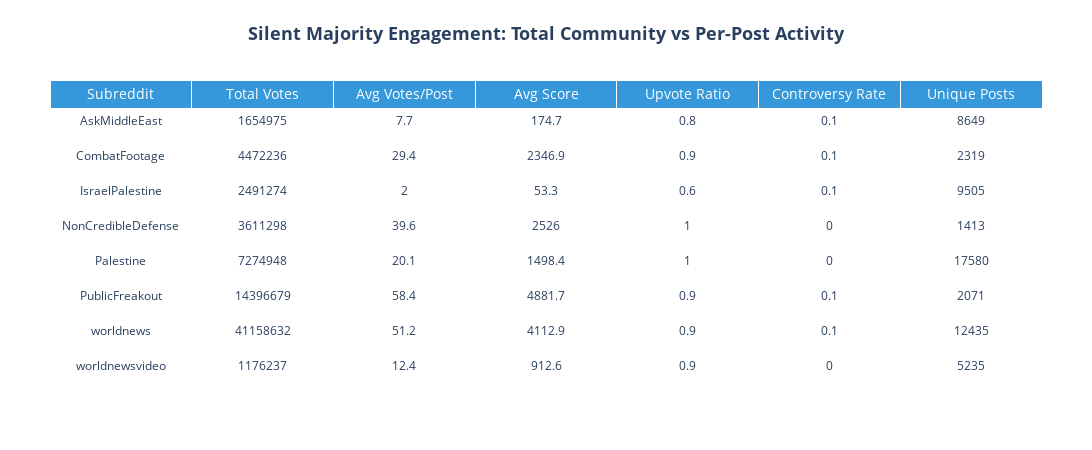
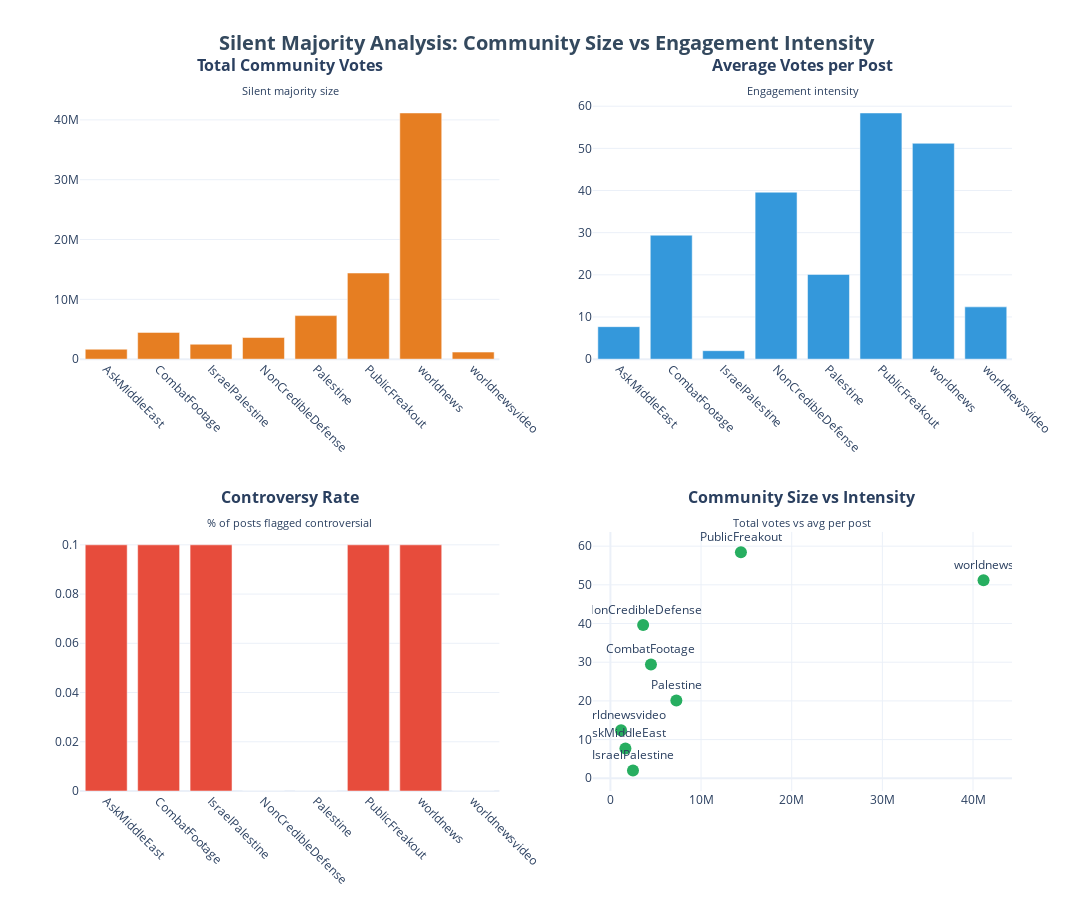

The cell these charts' notebook holds for them, in order:
### Markdown cell above
### **Engagement Patterns**

The analysis below examines engagement patterns to understand not just who 
writes, but who votes. Many Reddit users never comment but express their 
stance through upvotes and downvotes—this "silent majority" represents a 
crucial dimension of public opinion that pure comment analysis would miss.

**Why engagement metrics matter:** A post with 50 comments might seem moderately 
important, but if it has 5,000 upvotes and 2,000 downvotes, it's clearly 
resonating with thousands of silent users who feel strongly enough to vote 
but don't engage in written discussion.

**What we're measuring:**
- **Post scores:** Net community sentiment (upvotes minus downvotes)
- **Upvote ratios:** How divisive content is (lower = more polarizing)
- **Ups/downs patterns:** Raw voting behavior showing silent user engagement
- **Controversiality rates:** Where the silent majority is most divided

**The silent majority insight:** Comments show us what the vocal minority 
discusses, but votes show us what the broader community actually feels. 
Understanding voting patterns helps us capture stance signals from users who 
read, react, and judge content without ever writing a word.

**Expected patterns:** We anticipate seeing communities where voting volume 
far exceeds comment volume, revealing large silent audiences with clear 
stance preferences that traditional text analysis would completely miss.

### Code cell
# Engagement statistics analysis (using original dataset)
print("Analyzing engagement patterns by subreddit...")

# Get top subreddits for focused analysis
top_subs = df['subreddit'].value_counts().head(8).index
df_top = df[df['subreddit'].isin(top_subs)]

# Calculate total votes first
df_top['total_votes'] = df_top['ups'] + df_top['downs']

# Calculate key engagement metrics per subreddit
engagement_stats = df_top.groupby('subreddit').agg({
    'post_score': 'mean',
    'post_upvote_ratio': 'mean', 
    'ups': 'sum',  # Total ups for entire subreddit
    'downs': 'sum',  # Total downs for entire subreddit
    'total_votes': ['sum', 'mean'],  # Both total and average
    'controversiality': 'mean',
    'post_id': 'nunique'
}).round(1)

# Flatten column names
engagement_stats.columns = [
    'avg_score', 'avg_upvote_ratio', 'total_ups', 'total_downs', 
    'total_votes_sum', 'total_votes_mean', 'controversy_rate', 'unique_posts'
]

# Reset index
engagement_stats = engagement_stats.reset_index()

# Create readable display with both total and average votes
engagement_display = pd.DataFrame({
    'Subreddit': engagement_stats['subreddit'],
    'Total Votes': engagement_stats['total_votes_sum'].astype(int),  # Total votes across all posts
    'Avg Votes/Post': engagement_stats['total_votes_mean'].round(1),  # Average votes per post
    'Avg Score': engagement_stats['avg_score'].round(1),
    'Upvote Ratio': engagement_stats['avg_upvote_ratio'].round(3),
    'Controversy Rate': engagement_stats['controversy_rate'].round(3),
    'Unique Posts': engagement_stats['unique_posts'].astype(int)
})

# Create clean engagement table
fig = go.Figure(data=[go.Table(
    header=dict(
        values=list(engagement_display.columns),
        fill_color=PRIMARY_BLUE,
        font=dict(size=14, color='white'),
        align='center'
    ),
    cells=dict(
        values=[engagement_display[col] for col in engagement_display.columns],
        fill_color='white',
        font=dict(size=12),
        align='center',
        height=35
    )
)])

fig.update_layout(
    title=dict(text='<b>Silent Majority Engagement: Total Community vs Per-Post Activity</b>', x=0.5, xanchor='center', font=dict(size=18)),
    height=450,
    width=1400,
    margin=dict(l=50, r=50, t=80, b=50)
)
fig.show()

# Create visualization highlighting both metrics
fig2 = make_subplots(
    rows=2, cols=2,
    subplot_titles=[
        '<b>Total Community Votes</b><br><sub>Silent majority size</sub>', 
        '<b>Average Votes per Post</b><br><sub>Engagement intensity</sub>', 
        '<b>Controversy Rate</b><br><sub>% of posts flagged controversial</sub>', 
        '<b>Community Size vs Intensity</b><br><sub>Total votes vs avg per post</sub>'
    ],
    specs=[[{"type": "bar"}, {"type": "bar"}], [{"type": "bar"}, {"type": "scatter"}]]
)

# Total community votes
fig2.add_trace(go.Bar(
    x=engagement_display['Subreddit'],
    y=engagement_display['Total Votes'],
    marker_color=ACCENT_ORANGE,
    showlegend=False
), row=1, col=1)

# Average votes per post
fig2.add_trace(go.Bar(
    x=engagement_display['Subreddit'],
    y=engagement_display['Avg Votes/Post'],
    marker_color=PRIMARY_BLUE,
    showlegend=False
), row=1, col=2)

# Controversiality
fig2.add_trace(go.Bar(
    x=engagement_display['Subreddit'],
    y=engagement_display['Controversy Rate'],
    marker_color=ACCENT_RED,
    showlegend=False
), row=2, col=1)

# Size vs intensity scatter
fig2.add_trace(go.Scatter(
    x=engagement_display['Total Votes'],
    y=engagement_display['Avg Votes/Post'],
    mode='markers+text',
    marker=dict(size=12, color=SUCCESS_GREEN),
    text=engagement_display['Subreddit'],
    textposition='top center',
    showlegend=False
), row=2, col=2)

fig2.update_layout(
    height=900,
    width=1400,
    title=dict(
        text='<b>Silent Majority Analysis: Community Size vs Engagement Intensity</b>', 
        x=0.5, 
        xanchor='center',
        font=dict(size=20, color=DARK_GREY)
    ),
    paper_bgcolor='white'
)

# Format axes
for i in range(1, 3):
    for j in range(1, 3):
        if not (i == 2 and j == 2):
            fig2.update_xaxes(tickangle=45, row=i, col=j)

fig2.show()

### Figure 1 — Plotly figure (JSON) as saved in the notebook; plotly's stock layout.template omitted (floating-point values rounded to 4 significant figures)
{"data": [{"cells": {"align": "center", "fill": {"color": "white"}, "font": {"size": 12}, "height": 35, "values": [["AskMiddleEast", "CombatFootage", "IsraelPalestine", "NonCredibleDefense", "Palestine", "PublicFreakout", "worldnews", "worldnewsvideo"], [1654975, 4472236, 2491274, 3611298, 7274948, 14396679, 41158632, 1176237], [7.7, 29.4, 2, 39.6, 20.1, 58.4, 51.2, 12.4], [174.7, 2347.0, 53.3, 2526, 1498.0, 4882.0, 4113.0, 912.6], [0.8, 0.9, 0.6, 1, 1, 0.9, 0.9, 0.9], [0.1, 0.1, 0.1, 0, 0, 0.1, 0.1, 0], [8649, 2319, 9505, 1413, 17580, 2071, 12435, 5235]]}, "header": {"align": "center", "fill": {"color": "#3498db"}, "font": {"color": "white", "size": 14}, "values": ["Subreddit", "Total Votes", "Avg Votes/Post", "Avg Score", "Upvote Ratio", "Controversy Rate", "Unique Posts"]}, "type": "table"}], "layout": {"height": 450, "margin": {"b": 50, "l": 50, "r": 50, "t": 80}, "title": {"font": {"size": 18}, "text": "<b>Silent Majority Engagement: Total Community vs Per-Post Activity</b>", "x": 0.5, "xanchor": "center"}, "width": 1400}}

### Figure 2 — Plotly figure (JSON) as saved in the notebook; plotly's stock layout.template omitted (floating-point values rounded to 4 significant figures)
{"data": [{"marker": {"color": "#e67e22"}, "showlegend": false, "type": "bar", "x": ["AskMiddleEast", "CombatFootage", "IsraelPalestine", "NonCredibleDefense", "Palestine", "PublicFreakout", "worldnews", "worldnewsvideo"], "xaxis": "x", "y": [1654975, 4472236, 2491274, 3611298, 7274948, 14396679, 41158632, 1176237], "yaxis": "y"}, {"marker": {"color": "#3498db"}, "showlegend": false, "type": "bar", "x": ["AskMiddleEast", "CombatFootage", "IsraelPalestine", "NonCredibleDefense", "Palestine", "PublicFreakout", "worldnews", "worldnewsvideo"], "xaxis": "x2", "y": [7.7, 29.4, 2.0, 39.6, 20.1, 58.4, 51.2, 12.4], "yaxis": "y2"}, {"marker": {"color": "#e74c3c"}, "showlegend": false, "type": "bar", "x": ["AskMiddleEast", "CombatFootage", "IsraelPalestine", "NonCredibleDefense", "Palestine", "PublicFreakout", "worldnews", "worldnewsvideo"], "xaxis": "x3", "y": [0.1, 0.1, 0.1, 0.0, 0.0, 0.1, 0.1, 0.0], "yaxis": "y3"}, {"marker": {"color": "#27ae60", "size": 12}, "mode": "markers+text", "showlegend": false, "text": ["AskMiddleEast", "CombatFootage", "IsraelPalestine", "NonCredibleDefense", "Palestine", "PublicFreakout", "worldnews", "worldnewsvideo"], "textposition": "top center", "type": "scatter", "x": [1654975, 4472236, 2491274, 3611298, 7274948, 14396679, 41158632, 1176237], "xaxis": "x4", "y": [7.7, 29.4, 2.0, 39.6, 20.1, 58.4, 51.2, 12.4], "yaxis": "y4"}], "layout": {"annotations": [{"font": {"size": 16}, "showarrow": false, "text": "<b>Total Community Votes</b><br><sub>Silent majority size</sub>", "x": 0.225, "xanchor": "center", "xref": "paper", "y": 1, "yanchor": "bottom", "yref": "paper"}, {"font": {"size": 16}, "showarrow": false, "text": "<b>Average Votes per Post</b><br><sub>Engagement intensity</sub>", "x": 0.775, "xanchor": "center", "xref": "paper", "y": 1, "yanchor": "bottom", "yref": "paper"}, {"font": {"size": 16}, "showarrow": false, "text": "<b>Controversy Rate</b><br><sub>% of posts flagged controversial</sub>", "x": 0.225, "xanchor": "center", "xref": "paper", "y": 0.375, "yanchor": "bottom", "yref": "paper"}, {"font": {"size": 16}, "showarrow": false, "text": "<b>Community Size vs Intensity</b><br><sub>Total votes vs avg per post</sub>", "x": 0.775, "xanchor": "center", "xref": "paper", "y": 0.375, "yanchor": "bottom", "yref": "paper"}], "height": 900, "paper_bgcolor": "white", "title": {"font": {"color": "#34495e", "size": 20}, "text": "<b>Silent Majority Analysis: Community Size vs Engagement Intensity</b>", "x": 0.5, "xanchor": "center"}, "width": 1400, "xaxis": {"anchor": "y", "domain": [0, 0.45], "tickangle": 45}, "xaxis2": {"anchor": "y2", "domain": [0.55, 1], "tickangle": 45}, "xaxis3": {"anchor": "y3", "domain": [0, 0.45], "tickangle": 45}, "xaxis4": {"anchor": "y4", "domain": [0.55, 1]}, "yaxis": {"anchor": "x", "domain": [0.625, 1]}, "yaxis2": {"anchor": "x2", "domain": [0.625, 1]}, "yaxis3": {"anchor": "x3", "domain": [0, 0.375]}, "yaxis4": {"anchor": "x4", "domain": [0, 0.375]}}}
